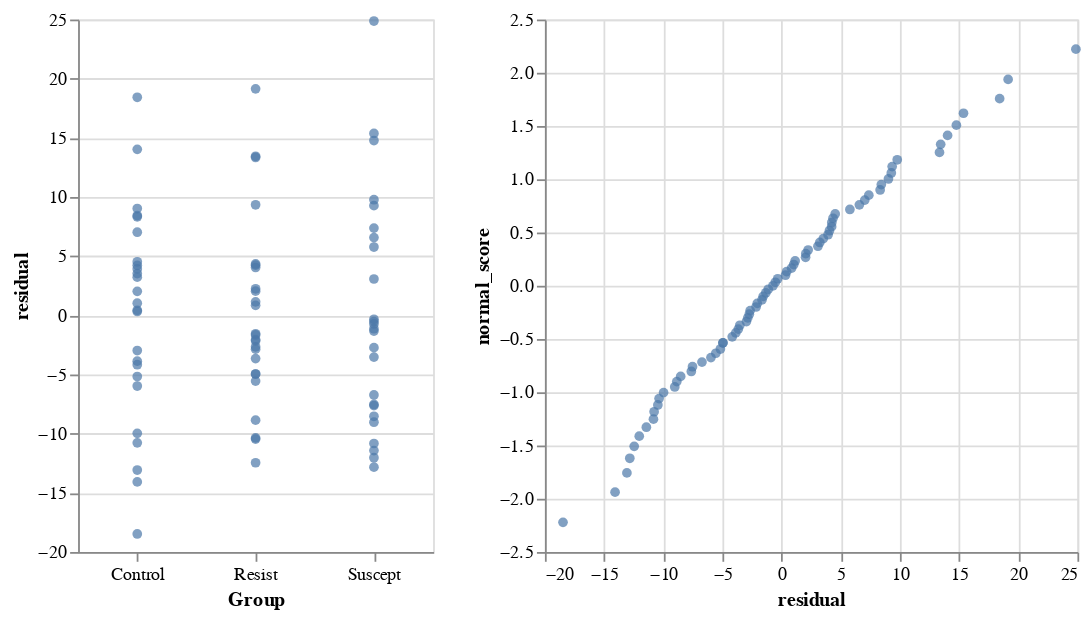

Source (notebook cell):
### Markdown cell above
#### (c)

### Code cell
chart_base = (
    alt.Chart(
        data
        .with_columns(
            residual=col('AvgEgg') - col('AvgEgg').mean().over('Group'))
        .with_columns(
            normal_score=(col('residual').rank() / (pl.len() + 1)).map_batches(
                lambda x: stats.norm.ppf(x))))
    .mark_circle())

(
    chart_base.encode(
        alt.X('Group').axis(labelAngle=0),
        alt.Y('residual'))
    .properties(width=200)
    | chart_base.encode(
        x='residual', 
        y='normal_score')
)

### Figure 1 — Vega-Lite specification as saved in the notebook (floating-point values rounded to 4 significant figures)
{"config": {"view": {"continuousWidth": 300, "continuousHeight": 300}}, "hconcat": [{"mark": {"type": "circle"}, "encoding": {"x": {"axis": {"labelAngle": 0}, "field": "Group", "type": "nominal"}, "y": {"field": "residual", "type": "quantitative"}}, "width": 200}, {"mark": {"type": "circle"}, "encoding": {"x": {"field": "residual", "type": "quantitative"}, "y": {"field": "normal_score", "type": "quantitative"}}}], "data": {"name": "data-b9f939fcc56d1df6261b45c4d9f50d73"}, "$schema": "https://vega.github.io/schema/vega-lite/v5.16.3.json", "datasets": {"data-b9f939fcc56d1df6261b45c4d9f50d73": [{"AvgEgg": 35.4, "Group": "Control", "residual": 2.028, "normal_score": 0.267}, {"AvgEgg": 27.4, "Group": "Control", "residual": -5.972, "normal_score": -0.6745}, {"AvgEgg": 19.3, "Group": "Control", "residual": -14.07, "normal_score": -1.938}, {"AvgEgg": 41.8, "Group": "Control", "residual": 8.428, "normal_score": 0.95}, {"AvgEgg": 20.3, "Group": "Control", "residual": -13.07, "normal_score": -1.757}, {"AvgEgg": 37.6, "Group": "Control", "residual": 4.228, "normal_score": 0.5549}, {"AvgEgg": 36.9, "Group": "Control", "residual": 3.528, "normal_score": 0.4428}, {"AvgEgg": 37.3, "Group": "Control", "residual": 3.928, "normal_score": 0.4795}, {"AvgEgg": 28.2, "Group": "Control", "residual": -5.172, "normal_score": -0.5938}, {"AvgEgg": 23.4, "Group": "Control", "residual": -9.972, "normal_score": -1.003}, {"AvgEgg": 33.7, "Group": "Control", "residual": 0.328, "normal_score": 0.09911}, {"AvgEgg": 29.2, "Group": "Control", "residual": -4.172, "normal_score": -0.4795}, {"AvgEgg": 41.7, "Group": "Control", "residual": 8.328, "normal_score": 0.8994}, {"AvgEgg": 22.6, "Group": "Control", "residual": -10.77, "normal_score": -1.183}, {"AvgEgg": 40.4, "Group": "Control", "residual": 7.028, "normal_score": 0.8046}, {"AvgEgg": 34.4, "Group": "Control", "residual": 1.028, "normal_score": 0.1992}, {"AvgEgg": 30.4, "Group": "Control", "residual": -2.972, "normal_score": -0.336}, {"AvgEgg": 14.9, "Group": "Control", "residual": -18.47, "normal_score": -2.222}, {"AvgEgg": 51.8, "Group": "Control", "residual": 18.43, "normal_score": 1.757}, {"AvgEgg": 33.8, "Group": "Control", "residual": 0.428, "normal_score": 0.1323}, {"AvgEgg": 37.9, "Group": "Control", "residual": 4.528, "normal_score": 0.6745}, {"AvgEgg": 29.5, "Group": "Control", "residual": -3.872, "normal_score": -0.4428}, {"AvgEgg": 42.4, "Group": "Control", "residual": 9.028, "normal_score": 1.003}, {"AvgEgg": 36.6, "Group": "Control", "residual": 3.228, "normal_score": 0.4067}, {"AvgEgg": 47.4, "Group": "Control", "residual": 14.03, "normal_score": 1.412}, {"AvgEgg": 12.8, "Group": "Resist", "residual": -12.46, "normal_score": -1.508}, {"AvgEgg": 21.6, "Group": "Resist", "residual": -3.656, "normal_score": -0.4067}, {"AvgEgg": 14.8, "Group": "Resist", "residual": -10.46, "normal_score": -1.119}, {"AvgEgg": 23.1, "Group": "Resist", "residual": -2.156, "normal_score": -0.1992}, {"AvgEgg": 34.6, "Group": "Resist", "residual": 9.344, "normal_score": 1.119}, {"AvgEgg": 19.7, "Group": "Resist", "residual": -5.556, "normal_score": -0.6336}, {"AvgEgg": 22.6, "Group": "Resist", "residual": -2.656, "normal_score": -0.233}, {"AvgEgg": 29.6, "Group": "Resist", "residual": 4.344, "normal_score": 0.6336}, {"AvgEgg": 16.4, "Group": "Resist", "residual": -8.856, "normal_score": -0.8994}, {"AvgEgg": 20.3, "Group": "Resist", "residual": -4.956, "normal_score": -0.5358}, {"AvgEgg": 29.3, "Group": "Resist", "residual": 4.044, "normal_score": 0.5168}, {"AvgEgg": 14.9, "Group": "Resist", "residual": -10.36, "normal_score": -1.059}, {"AvgEgg": 27.3, "Group": "Resist", "residual": 2.044, "normal_score": 0.3013}, {"AvgEgg": 22.4, "Group": "Resist", "residual": -2.856, "normal_score": -0.3013}, {"AvgEgg": 27.5, "Group": "Resist", "residual": 2.244, "normal_score": 0.336}, {"AvgEgg": 20.3, "Group": "Resist", "residual": -4.956, "normal_score": -0.5358}, {"AvgEgg": 38.7, "Group": "Resist", "residual": 13.44, "normal_score": 1.328}, {"AvgEgg": 26.4, "Group": "Resist", "residual": 1.144, "normal_score": 0.233}, {"AvgEgg": 23.7, "Group": "Resist", "residual": -1.556, "normal_score": -0.09911}, {"AvgEgg": 26.1, "Group": "Resist", "residual": 0.844, "normal_score": 0.1657}, {"AvgEgg": 29.5, "Group": "Resist", "residual": 4.244, "normal_score": 0.5938}, {"AvgEgg": 38.6, "Group": "Resist", "residual": 13.34, "normal_score": 1.252}, {"AvgEgg": 44.4, "Group": "Resist", "residual": 19.14, "normal_score": 1.938}, {"AvgEgg": 23.2, "Group": "Resist", "residual": -2.056, "normal_score": -0.1657}, {"AvgEgg": 23.6, "Group": "Resist", "residual": -1.656, "normal_score": -0.1323}, {"AvgEgg": 38.4, "Group": "Suscept", "residual": 14.77, "normal_score": 1.508}, {"AvgEgg": 32.9, "Group": "Suscept", "residual": 9.272, "normal_score": 1.059}, {"AvgEgg": 48.5, "Group": "Suscept", "residual": 24.87, "normal_score": 2.222}, {"AvgEgg": 20.9, "Group": "Suscept", "residual": -2.728, "normal_score": -0.267}, {"AvgEgg": 11.6, "Group": "Suscept", "residual": -12.03, "normal_score": -1.412}, {"AvgEgg": 22.3, "Group": "Suscept", "residual": -1.328, "normal_score": -0.06601}, {"AvgEgg": 30.2, "Group": "Suscept", "residual": 6.572, "normal_score": 0.7598}, {"AvgEgg": 33.4, "Group": "Suscept", "residual": 9.772, "normal_score": 1.183}, {"AvgEgg": 26.7, "Group": "Suscept", "residual": 3.072, "normal_score": 0.3711}, {"AvgEgg": 39.0, "Group": "Suscept", "residual": 15.37, "normal_score": 1.62}, {"AvgEgg": 12.8, "Group": "Suscept", "residual": -10.83, "normal_score": -1.252}, {"AvgEgg": 14.6, "Group": "Suscept", "residual": -9.028, "normal_score": -0.95}, {"AvgEgg": 12.2, "Group": "Suscept", "residual": -11.43, "normal_score": -1.328}, {"AvgEgg": 23.1, "Group": "Suscept", "residual": -0.528, "normal_score": 0.03299}, {"AvgEgg": 29.4, "Group": "Suscept", "residual": 5.772, "normal_score": 0.7165}, {"AvgEgg": 16.0, "Group": "Suscept", "residual": -7.628, "normal_score": -0.8046}, {"AvgEgg": 20.1, "Group": "Suscept", "residual": -3.528, "normal_score": -0.3711}, {"AvgEgg": 23.3, "Group": "Suscept", "residual": -0.328, "normal_score": 0.06601}, {"AvgEgg": 22.9, "Group": "Suscept", "residual": -0.728, "normal_score": 0.0}, {"AvgEgg": 22.5, "Group": "Suscept", "residual": -1.128, "normal_score": -0.03299}, {"AvgEgg": 15.1, "Group": "Suscept", "residual": -8.528, "normal_score": -0.8511}, {"AvgEgg": 31.0, "Group": "Suscept", "residual": 7.372, "normal_score": 0.8511}, {"AvgEgg": 16.9, "Group": "Suscept", "residual": -6.728, "normal_score": -0.7165}, {"AvgEgg": 16.1, "Group": "Suscept", "residual": -7.528, "normal_score": -0.7598}, {"AvgEgg": 10.8, "Group": "Suscept", "residual": -12.83, "normal_score": -1.62}]}}
